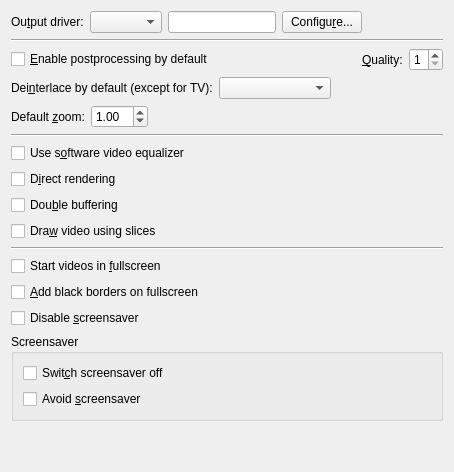
     <widget class="QWidget" name="tab_3">
      <attribute name="title">
       <string>&amp;Video</string>
      </attribute>
      <layout class="QVBoxLayout">
       <item>
        <layout class="QHBoxLayout">
         <item>
          <widget class="QLabel" name="vo_label">
           <property name="text">
            <string>Ou&amp;tput driver:</string>
           </property>
           <property name="wordWrap">
            <bool>false</bool>
           </property>
           <property name="buddy">
            <cstring>vo_combo</cstring>
           </property>
          </widget>
         </item>
         <item>
          <widget class="QComboBox" name="vo_combo">
           <property name="sizePolicy">
            <sizepolicy hsizetype="Preferred" vsizetype="Fixed">
             <horstretch>0</horstretch>
             <verstretch>0</verstretch>
            </sizepolicy>
           </property>
           <property name="editable">
            <bool>false</bool>
           </property>
          </widget>
         </item>
         <item>
          <widget class="QLineEdit" name="vo_user_defined_edit"/>
         </item>
         <item>
          <widget class="QPushButton" name="vdpau_button">
           <property name="text">
            <string>Configu&amp;re...</string>
           </property>
          </widget>
         </item>
         <item>
          <spacer>
           <property name="orientation">
            <enum>Qt::Horizontal</enum>
           </property>
           <property name="sizeHint" stdset="0">
            <size>
             <width>81</width>
             <height>20</height>
            </size>
           </property>
          </spacer>
         </item>
        </layout>
       </item>
       <item>
        <widget class="Line" name="line_5">
         <property name="sizePolicy">
          <sizepolicy hsizetype="Expanding" vsizetype="Fixed">
           <horstretch>0</horstretch>
           <verstretch>0</verstretch>
          </sizepolicy>
         </property>
         <property name="orientation">
          <enum>Qt::Horizontal</enum>
         </property>
        </widget>
       </item>
       <item>
        <layout class="QHBoxLayout">
         <property name="spacing">
          <number>6</number>
         </property>
         <property name="margin">
          <number>0</number>
         </property>
         <item>
          <widget class="QCheckBox" name="postprocessing_check">
           <property name="text">
            <string>&amp;Enable postprocessing by default</string>
           </property>
          </widget>
         </item>
         <item>
          <spacer>
           <property name="orientation">
            <enum>Qt::Horizontal</enum>
           </property>
           <property name="sizeHint" stdset="0">
            <size>
             <width>20</width>
             <height>20</height>
            </size>
           </property>
          </spacer>
         </item>
         <item>
          <widget class="QLabel" name="textLabel1_5">
           <property name="text">
            <string>&amp;Quality:</string>
           </property>
           <property name="wordWrap">
            <bool>false</bool>
           </property>
           <property name="buddy">
            <cstring>autoq_spin</cstring>
           </property>
          </widget>
         </item>
         <item>
          <widget class="QSpinBox" name="autoq_spin">
           <property name="minimum">
            <number>1</number>
           </property>
           <property name="maximum">
            <number>6</number>
           </property>
          </widget>
         </item>
        </layout>
       </item>
       <item>
        <layout class="QHBoxLayout">
         <property name="spacing">
          <number>6</number>
         </property>
         <property name="margin">
          <number>0</number>
         </property>
         <item>
          <widget class="QLabel" name="label_7">
           <property name="text">
            <string>Dei&amp;nterlace by default (except for TV):</string>
           </property>
           <property name="buddy">
            <cstring>deinterlace_combo</cstring>
           </property>
          </widget>
         </item>
         <item>
          <widget class="QComboBox" name="deinterlace_combo">
           <property name="sizePolicy">
            <sizepolicy hsizetype="Expanding" vsizetype="Fixed">
             <horstretch>0</horstretch>
             <verstretch>0</verstretch>
            </sizepolicy>
           </property>
          </widget>
         </item>
         <item>
          <spacer>
           <property name="orientation">
            <enum>Qt::Horizontal</enum>
           </property>
           <property name="sizeHint" stdset="0">
            <size>
             <width>40</width>
             <height>20</height>
            </size>
           </property>
          </spacer>
         </item>
        </layout>
       </item>
       <item>
        <layout class="QHBoxLayout">
         <item>
          <widget class="QLabel" name="label_8">
           <property name="text">
            <string>Default &amp;zoom:</string>
           </property>
           <property name="buddy">
            <cstring>zoom_spin</cstring>
           </property>
          </widget>
         </item>
         <item>
          <widget class="QDoubleSpinBox" name="zoom_spin">
           <property name="minimum">
            <double>0.500000000000000</double>
           </property>
           <property name="maximum">
            <double>10.000000000000000</double>
           </property>
           <property name="singleStep">
            <double>0.100000000000000</double>
           </property>
           <property name="value">
            <double>1.000000000000000</double>
           </property>
          </widget>
         </item>
         <item>
          <spacer>
           <property name="orientation">
            <enum>Qt::Horizontal</enum>
           </property>
           <property name="sizeHint" stdset="0">
            <size>
             <width>40</width>
             <height>20</height>
            </size>
           </property>
          </spacer>
         </item>
        </layout>
       </item>
       <item>
        <widget class="Line" name="line_4">
         <property name="sizePolicy">
          <sizepolicy hsizetype="Expanding" vsizetype="Fixed">
           <horstretch>0</horstretch>
           <verstretch>0</verstretch>
          </sizepolicy>
         </property>
         <property name="orientation">
          <enum>Qt::Horizontal</enum>
         </property>
        </widget>
       </item>
       <item>
        <widget class="QCheckBox" name="eq2_check">
         <property name="text">
          <string>Use s&amp;oftware video equalizer</string>
         </property>
        </widget>
       </item>
       <item>
        <widget class="QCheckBox" name="direct_rendering_check">
         <property name="text">
          <string>D&amp;irect rendering</string>
         </property>
        </widget>
       </item>
       <item>
        <widget class="QCheckBox" name="double_buffer_check">
         <property name="text">
          <string>Dou&amp;ble buffering</string>
         </property>
        </widget>
       </item>
       <item>
        <widget class="QCheckBox" name="use_slices_check">
         <property name="text">
          <string>Dra&amp;w video using slices</string>
         </property>
        </widget>
       </item>
       <item>
        <widget class="Line" name="line_3">
         <property name="sizePolicy">
          <sizepolicy hsizetype="Expanding" vsizetype="Fixed">
           <horstretch>0</horstretch>
           <verstretch>0</verstretch>
          </sizepolicy>
         </property>
         <property name="orientation">
          <enum>Qt::Horizontal</enum>
         </property>
        </widget>
       </item>
       <item>
        <widget class="QCheckBox" name="start_fullscreen_check">
         <property name="text">
          <string>Start videos in &amp;fullscreen</string>
         </property>
        </widget>
       </item>
       <item>
        <widget class="QCheckBox" name="blackborders_on_fs_check">
         <property name="text">
          <string>&amp;Add black borders on fullscreen</string>
         </property>
        </widget>
       </item>
       <item>
        <widget class="QCheckBox" name="screensaver_check">
         <property name="text">
          <string>Disable &amp;screensaver</string>
         </property>
        </widget>
       </item>
       <item>
        <widget class="QGroupBox" name="screensaver_group">
         <property name="title">
          <string>Screensaver</string>
         </property>
         <layout class="QVBoxLayout">
          <item>
           <widget class="QCheckBox" name="turn_screensaver_off_check">
            <property name="text">
             <string>Swit&amp;ch screensaver off</string>
            </property>
           </widget>
          </item>
          <item>
           <widget class="QCheckBox" name="avoid_screensaver_check">
            <property name="text">
             <string>Avoid &amp;screensaver</string>
            </property>
           </widget>
          </item>
         </layout>
        </widget>
       </item>
       <item>
        <spacer>
         <property name="orientation">
          <enum>Qt::Vertical</enum>
         </property>
         <property name="sizeHint" stdset="0">
          <size>
           <width>20</width>
           <height>40</height>
          </size>
         </property>
        </spacer>
       </item>
      </layout>
     </widget>
